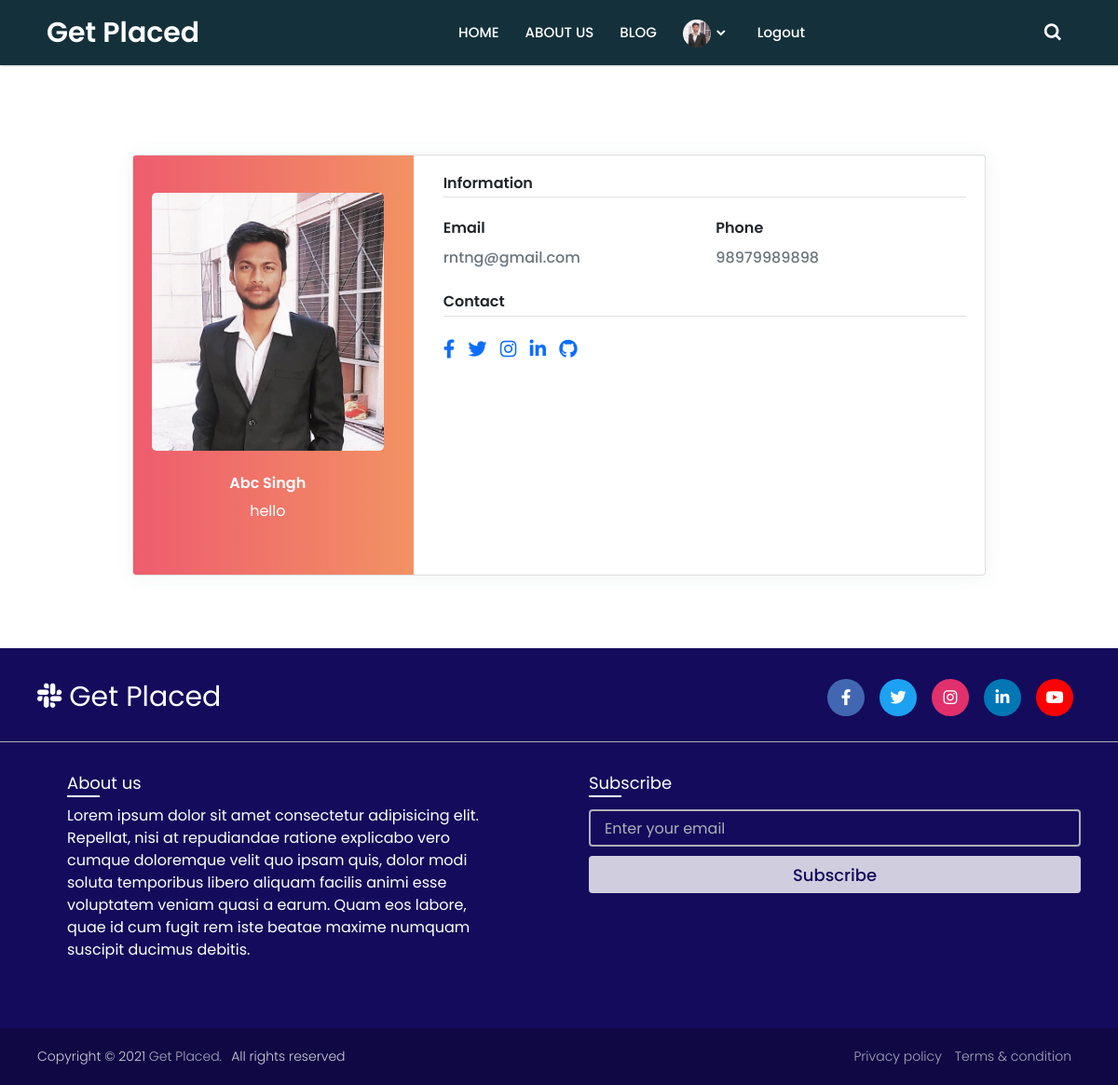
The app's page /1/Profile/ (signed in), older data.
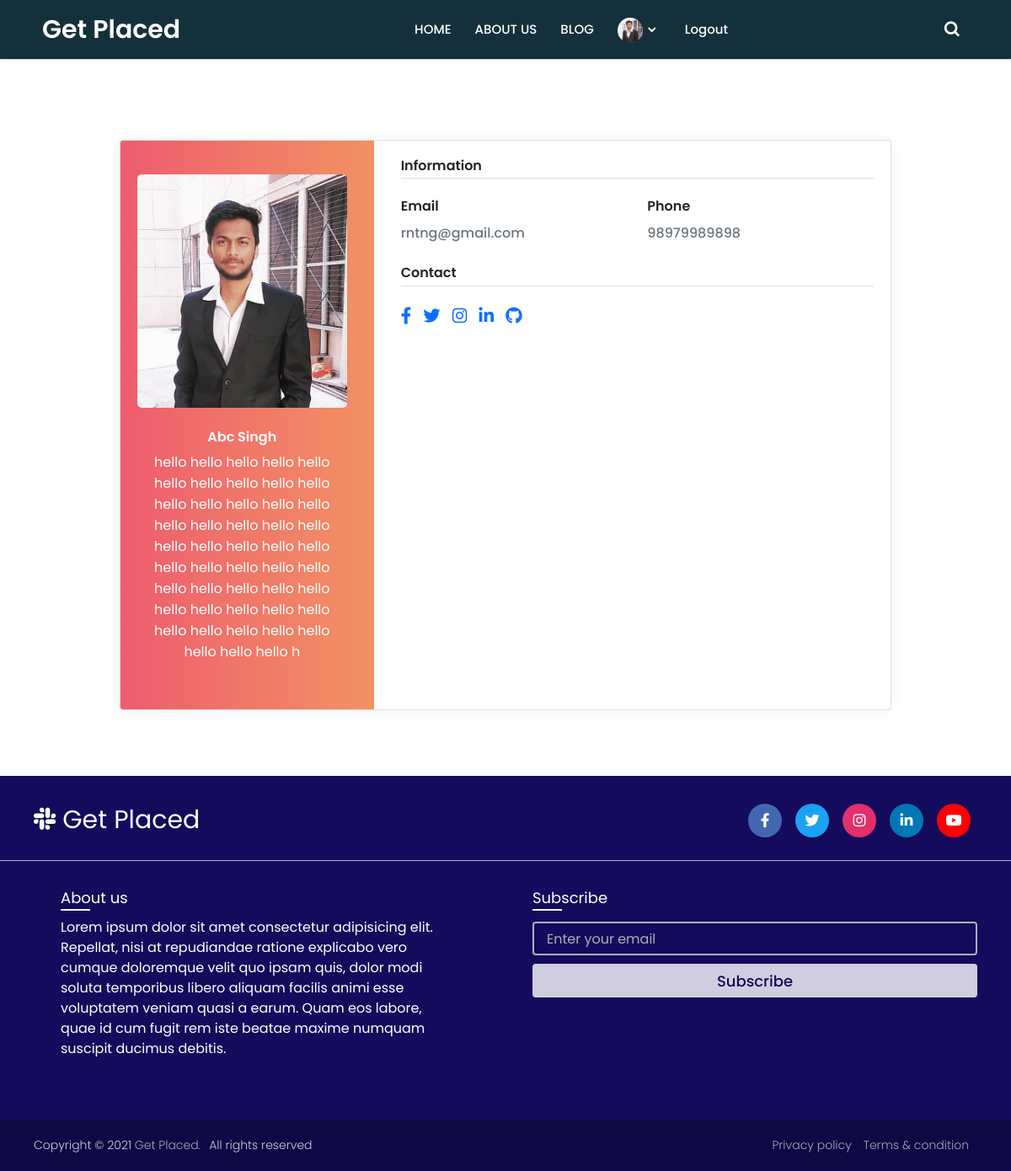
The same page, newer data.
### app/models.py (models this page shows, shortened)
class Profile(models.Model):
    user = models.OneToOneField(User,null=True, on_delete=models.CASCADE)
    bio = models.TextField()
    profile_pic = models.ImageField(null=True, blank=True, upload_to="images/profile/")
    website_url = models.CharField(max_length=255,null=True, blank=True)
    linkdin_url = models.CharField(max_length=255,null=True, blank=True)
    Gender = models.CharField(choices=GENDER,max_length=50)

### app/views.py (the view)
# urls.py: path('<int:pk>/Profile/',views.ShowProfileView.as_view(),name="show_profile"),
class ShowProfileView(DetailView):
    model = Profile
    template_name = 'account/user_profile.html'
    def get_context_data(self,*args,**kwargs):
        context = super(ShowProfileView, self).get_context_data(*args,**kwargs)
        page_user = get_object_or_404(Profile, id=self.kwargs['pk'])
        context["page_user"] = page_user
        context['page_user_post'] = StudentBlogModel.objects.filter(author=self.kwargs['pk']).order_by('-post_date')
        return context

### app/templates/account/user_profile.html (shortened to what this page needs)
{% extends "app/base.html" %} {% load static %} {% block main-content %}
<div class="page-content page-container" id="page-content">
    <div class="padding">
        <div class="row d-flex justify-content-center">
            <div class="col-sm-10 col-xl-10 col-md-8">
                <div class="card user-card-full">
                    <div class="row m-l-0 m-r-0">
                        <div class="col-sm-4 bg-c-lite-green user-profile">
                            <div class="card-block text-center text-white">
                                <div class="m-b-25">
                                {% if page_user.profile_pic %}
                                        <img src="{{page_user.profile_pic.url}}" height="200" width="250" class="img-radius img-fluid" alt="User-Profile-Image">
                                {% else %}
                                        <img src="{% static 'app/images/default1.png' %}" height="200" width="250" class="img-radius img-fluid" alt="User-Profile-Image">
                                {% endif %}
                                 </div>
                                <h6 class="f-w-600">{{ page_user.user.first_name|capfirst }} {{page_user.user.last_name|capfirst }}</h6>
                                <p>{{page_user.bio}}</p>
                            </div>
                        </div>
                        <div class="col-sm-8">
                            <div class="card-block">
                                <h6 class="m-b-20 p-b-5 b-b-default f-w-600">Information</h6>
                                <div class="row">
                                    <div class="col-sm-6">
                                        <p class="m-b-10 f-w-600">Email</p>
                                        <h6 class="text-muted f-w-400">rntng@gmail.com</h6>
                                    </div>
                                    <div class="col-sm-6">
                                        <p class="m-b-10 f-w-600">Phone</p>
                                        <h6 class="text-muted f-w-400">98979989898</h6>
                                    </div>
                                </div>
                                <h6 class="m-b-20 m-t-40 p-b-5 b-b-default f-w-600">Contact</h6>
                                <ul class="social-link media-icons list-unstyled m-t-40 m-b-10">
                                    <li><a href="#"><i class="fab fa-facebook-f"></i></a></li>
                                    <li><a href="#"><i class="fab fa-twitter"></i></a></li>
                                    <li><a href="#"><i class="fab fa-instagram"></i></a></li>
                                    <li><a href="#"><i class="fab fa-linkedin-in"></i></a></li>
                                    <li><a href="#"><i class="fab fa-github"></i></a></li>
                                </ul>
                            </div>
                        </div>
                    </div>
                </div>
            </div>
        </div>
    </div>
</div>
{% endblock main-content %}

Row changes from the older to the newer data that the page shows:
changed Profile "Abc": bio "hello" → "hello hello hello hello hello hello hello hello hello hello hello hello hello hello hello hello hello hello hello hello hello hello hello hello hello hello hello hello hello hello hello hello hello hello hello hello hello hello hello hello hello hello hello hello hello hello hello hello h"
